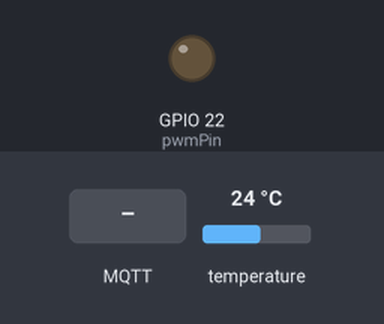
The sketch below on a simulated ESP32. Shown: output pins drawn as LEDs (lit = HIGH). The inputs (shaded band) are chosen by the test bench; at power-on: temperature 24 °C. WiFi joins after 1.5 s; servers stay silent unless stated; storage starts empty; no MQTT or app messages arrive unless stated; pins used as bus, display or sensor lines are not drawn; what the sketch prints to the serial monitor is not drawn.

Above: at 4.0 s.
4.1 s: MQTT message "5" arrives on the first subscribed topic
Timing chart, 0 to 62.3 s (numbered marks = the images above; inputs shaded):
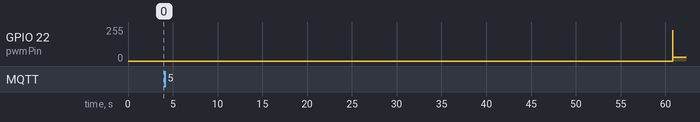

The sketch:

SEIC_HeatingSubsystem.ino
```cpp
/*
    Developed by Saúl S. Carvalho

    Board: WeMos LOLIN32 Lite

*/

#include <WiFi.h>
#include <PubSubClient.h>
#include <OneWire.h>
#include <DallasTemperature.h>
#include <SdFat.h>                 // https://github.com/adafruit/SdFat

#define DEBUG                      // Output debug

// WiFi Network Config
const char* ssid     = "SSID_WIFI";
const char* password = "PASS_WIFI";

// Configuração do broker MQTT
const char* mqtt_server  = "IP_SERVER_MQTT";
const int   mqttPort     = 1883;
const char* mqttUser     = "USER_SERVER_MQTT";
const char* mqttPassword = "PASS_SERVER_MQTT";

WiFiClient espClient;
PubSubClient client(espClient);
long intTemp  = 0;
long PIDInt   = 0;
long stateInt = 0;

struct T {
  float raw = 0;
  float ftd = 25;
  float def = 25;
} temp;

struct PID {
  float     currentError  = 0;
  float     previousError = 0;

  float     pTerm  = 0;
  uint16_t  Kp     = 30;       // Gain P
  float     dTerm  = 0;
  uint16_t  Kd     = 200;      // Gain D
  float     iTerm  = 0;
  uint8_t   Ki     = 0.1;      // Gain I

  float    iSum  = 0;
  uint8_t  iMult = 0;
  float    iSumMax = 100;
  float    iSumMin = -100;

  float     out     = 0;
  uint8_t   pwm_out = 0;
} ctrl;

const int oneWireBus = 26;
OneWire oneWire(oneWireBus);            // Config of the OneWire instance
DallasTemperature sensors(&oneWire);    // Reference for the Dallas sensor

const uint8_t nSample              = 5;
float holderMean_temp[nSample + 1] = {0};
uint8_t startSettle_counter        = 0;

const int pwmPin     = 22;
const int freq       = 500;
const int pwmCH      = 0;
const int resolution = 8;

// microSD reader
SdFat sd;
SdFile myFile;
#define cs_SD 5
char fileName[13];

void setup() {
  pinMode(cs_SD, OUTPUT);
  digitalWrite(cs_SD, HIGH);
  SPI.begin(18, 19, 23, 5);
  Serial.begin(115200);   // begin serial monitoring
  sensors.begin();        // begin DS18B20 temperature sensor

  setup_wifi();
  client.setServer(mqtt_server, mqttPort);
  client.setCallback(callback);

  ledcSetup(pwmCH, freq, resolution);   // LED setup
  ledcAttachPin(pwmPin, pwmCH);

  sensors.requestTemperatures();        // reads first temperature
  delay(500);

  if (!sd.begin(cs_SD, SPI_HALF_SPEED)) {
    sd.initErrorHalt();                 // error msg if microSD reader fails to init
  }
  // Read configs from txt file
  // Change current directory to ROOT
  if (!sd.chdir()) {
    sd.errorHalt(" Change to root dir failed!");
  }
}

void loop() {
  if (!client.connected()) {
    reconnect();
  }
  client.loop();

  long now = millis();
  if (now - intTemp > 10000) {
    intTemp = now;
#ifdef DEBUG
    Serial.println("   ##########   RAW    ##########");
#endif
    sensors.requestTemperatures();
    temp.raw = sensors.getTempCByIndex(0);
#ifdef DEBUG
    if ( startSettle_counter > 0) {
      Serial.print("   > Temperature: ");  Serial.print(temp.raw);  Serial.println("ºC");
    }
#endif
    delay(10);
    char tempString[8];
    dtostrf(temp.def, 1, 2, tempString);
    client.publish("SEIC/HEAT/DS18B20/def", tempString);
    delay(10);
    dtostrf(temp.raw, 1, 2, tempString);
    client.publish("SEIC/HEAT/DS18B20/raw", tempString);
    temp.ftd  = movMean(holderMean_temp, temp.raw, nSample);

    if ( startSettle_counter <= nSample) {
      startSettle_counter++;
#ifdef DEBUG
      Serial.println("   > Insufficient samples to calculate moving average! Acquiring more samples ... ");
#endif
    } else {
#ifdef DEBUG
      Serial.println("   ########## FILTERED ##########");
      Serial.print("   > Temperature: ");  Serial.print(temp.ftd);  Serial.println("ºC   ->   Publishing in topic ...");  Serial.println();
#endif
      delay(10);
      dtostrf(temp.ftd, 1, 2, tempString);
      client.publish("SEIC/HEAT/DS18B20/ftd", tempString);
    }
    //-----------------------------------------------------------------------------
    // SD create dirs and write header in raw reading day-file
    // Change current directory to ROOT
    if (!sd.chdir()) {
      sd.errorHalt(" Change to root dir failed!");
    }

    // Create nodeID dir and change to it (ROOT > nodeID)
    char folder[6] = "";
    sprintf(folder, "readings");
    if (!sd.exists(folder)) {
      if (!sd.mkdir(folder)) {
        sd.errorHalt(" Create Node dir failed!");
      }
    }
    if (!sd.chdir(folder)) {
      sd.errorHalt(" Change to Node dir failed!");
    }

    sprintf(fileName, "readFile.txt");                   // Writes the label once in the sensor file
    if (!myFile.open(fileName, O_RDWR | O_CREAT)) {      // Creates the file if it doesnt exist, otherwise nothing
      sd.errorHalt("   > Error while creating file!");
    }

    myFile.print(temp.raw, 2);   myFile.print(',');
    myFile.print(temp.ftd, 2);   myFile.print(',');
    myFile.print(temp.def, 2);   myFile.print(',');
    myFile.println();
    myFile.close();   // Closes file
  }

  if ( startSettle_counter > nSample) {

    now = millis();
    if (now - PIDInt > 100) {
      delay(10);
      // Digital PID controller
      ctrl.currentError = temp.def - temp.ftd;      // error = desired - measured
      ctrl.pTerm = ctrl.Kp * ctrl.currentError;     // Therm P
      ctrl.iSum  = ctrl.iSum + ctrl.currentError;   // Error integration

      if (ctrl.iSum > ctrl.iSumMax) {               // Anti-Windup
        ctrl.iSum = ctrl.iSumMax;
        ctrl.iMult = 0;
      } else if (ctrl.iSum < ctrl.iSumMin) {
        ctrl.iSum = ctrl.iSumMin;
        ctrl.iMult = 0;
      } else {
        ctrl.iMult = 1;
      }

      ctrl.iTerm = ctrl.Ki * ctrl.iSum * ctrl.iMult;                    // Therm I
      ctrl.dTerm = ctrl.Kd * (ctrl.currentError - ctrl.previousError);  // Therm D
      ctrl.previousError = ctrl.currentError ;
      ctrl.out = ctrl.pTerm + ctrl.iTerm + ctrl.dTerm;

      if (ctrl.out < 0) {
        ctrl.pwm_out = 0;
      } else if (ctrl.out > 255) {
        ctrl.pwm_out = 255;
      } else {
        ctrl.pwm_out = ctrl.out;
      }
      ledcWrite(pwmCH, ctrl.pwm_out);  // output PWM
    }
  }

  now = millis();
  if (now - stateInt > 1000) {
    stateInt = now;
    delay(10);
    char tempString[8];
    dtostrf(ctrl.out, 1, 2, tempString);
    client.publish("SEIC/HEAT/state", tempString);
    delay(10);
    dtostrf(ctrl.pwm_out, 1, 2, tempString);
    client.publish("SEIC/HEAT/statePWM", tempString);
  }
}

// Moving average function
float movMean(float * holder, float var, uint8_t nSample) {
  float sum = 0, mean = 0;

  // n sample cycle holder (shifts values to right side of array)
  for (uint8_t i = (nSample - 1); i > 0; i-- ) {
    holder[i] = holder[i - 1];
  }
  holder[0] = var; // most recent sample

  // Sum of samples
  for (uint8_t i = 0; i < nSample; i++) {
    sum = sum + holder[i];
  }
  // Moving average
  mean = sum / nSample;
  sum = 0;  // reset sum

  return mean;
}

void setup_wifi() {
  delay(10);
  Serial.println();     // Connecting to a WiFi network
  Serial.print("   > A ligar à rede ");   Serial.print(ssid); Serial.print(" ");

  WiFi.begin(ssid, password);

  while (WiFi.status() != WL_CONNECTED) {
    delay(500);
    Serial.print(".");
  }
  Serial.println(" Connected to WiFi network! ");
  Serial.print("   > IP Address: ");  Serial.println(WiFi.localIP());
}

void callback(char* topic, byte* message, unsigned int length) {
  Serial.print("   > Message arrived at topic: ");   Serial.print(topic);  Serial.print("   ->   Message: ");

  String messageTemp;
  for (int i = 0; i < length; i++) {
    Serial.print((char)message[i]);
    messageTemp += (char)message[i];
  }
  Serial.println();

  // Does something if message X arrives in topic
  if (String(topic) == "SEIC/HEAT/DS18B20/setDef") {
    if (messageTemp.toInt() >= 10 && messageTemp.toInt() <= 50) {
      temp.def = messageTemp.toInt();
    }
  }
}

void reconnect() {
  // Loop until we're reconnected
  while (!client.connected()) {
    Serial.print("   > Connecting to MQTT broker...");
    if (client.connect("HeatingSubsystem", mqttUser, mqttPassword )) {  // tries to connect
      Serial.println(" Connection successful!");
      client.subscribe("SEIC/HEAT/DS18B20/setDef");                     // subscription
    } else {
      Serial.print(" Connection to broker failed, rc = "); Serial.print(client.state());   Serial.println(". Trying again in 5s.");
      delay(5000);
    }
  }
}
```
